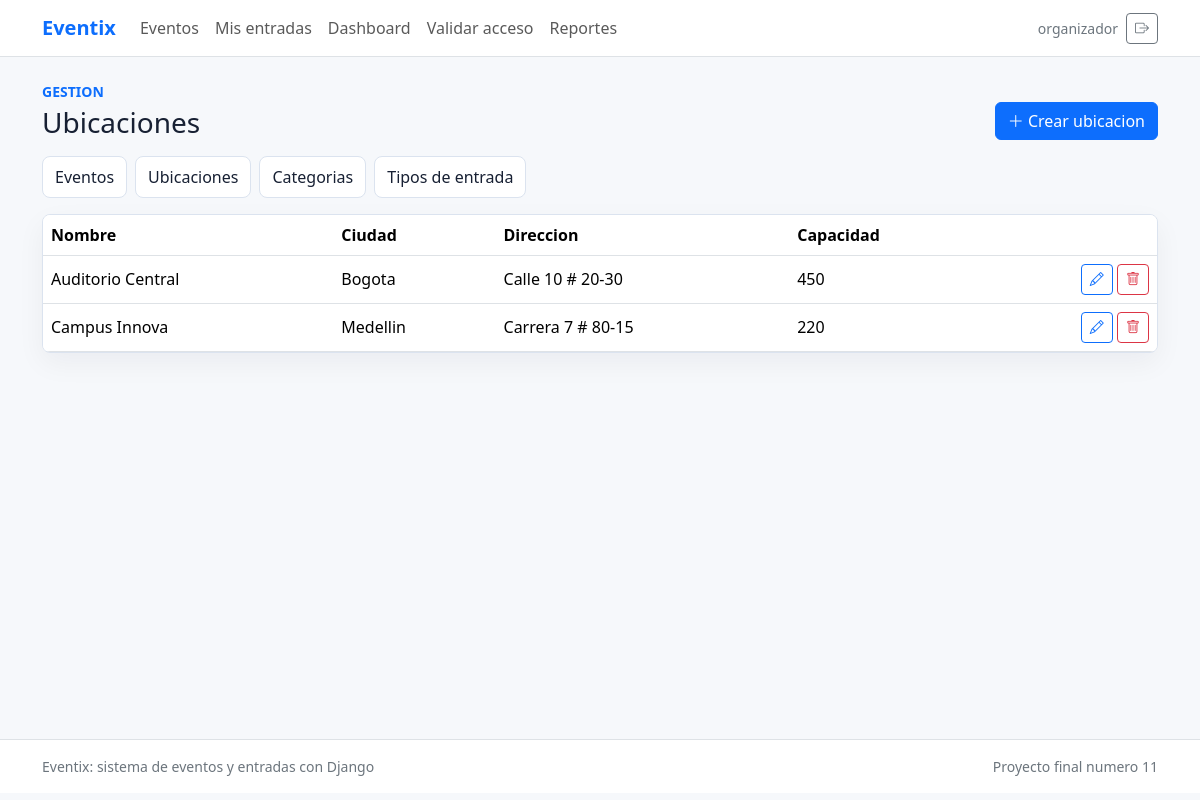
/gestion/ubicaciones/ (signed in), run on the app's committed database.
### eventos/models.py (models this page shows, shortened)
class Ubicacion(models.Model):
    nombre = models.CharField(max_length=120)
    direccion = models.CharField(max_length=180)
    ciudad = models.CharField(max_length=80, default='Bogota')
    capacidad = models.PositiveIntegerField()
    class Meta:
        ordering = ['ciudad', 'nombre']
        verbose_name = 'ubicacion'
        verbose_name_plural = 'ubicaciones'

### eventos/views.py (the view)
# urls.py: path('gestion/ubicaciones/', views.ubicaciones_admin, name='ubicaciones_admin'),
@login_required
@organizador_required
def ubicaciones_admin(request):
    return render(request, 'eventos/ubicaciones_admin.html', {'ubicaciones': Ubicacion.objects.all()})

### eventos/context_processors.py (called while the page is built)
def roles(request):
    user = request.user
    es_organizador = False
    if user.is_authenticated:
        es_organizador = user.is_staff or user.groups.filter(name='Organizador').exists()
    return {'es_organizador': es_organizador}

### eventos/views.py (called while the page is built)
def es_organizador(user):
    return user.is_authenticated and (
        user.is_staff or user.groups.filter(name='Organizador').exists()
    )

### eventos/templates/eventos/ubicaciones_admin.html (shortened to what this page needs)
{% extends 'base.html' %}
{% block content %}
<div class="manager-heading">
  <div>
    <p class="text-uppercase small fw-semibold text-primary mb-1">Gestion</p>
    <h1 class="h3 mb-0">Ubicaciones</h1>
  </div>
  <a class="btn btn-primary" href="{% url 'ubicacion_crear' %}"><i class="bi bi-plus-lg"></i> Crear ubicacion</a>
</div>
<div class="manager-tabs mb-3">
  <a href="{% url 'eventos_admin' %}">Eventos</a>
  <a href="{% url 'ubicaciones_admin' %}">Ubicaciones</a>
  <a href="{% url 'categorias_admin' %}">Categorias</a>
  <a href="{% url 'tipos_admin' %}">Tipos de entrada</a>
</div>
<div class="table-responsive data-panel">
  <table class="table align-middle mb-0">
    <thead><tr><th>Nombre</th><th>Ciudad</th><th>Direccion</th><th>Capacidad</th><th></th></tr></thead>
    <tbody>
      {% for ubicacion in ubicaciones %}
        <tr>
          <td>{{ ubicacion.nombre }}</td>
          <td>{{ ubicacion.ciudad }}</td>
          <td>{{ ubicacion.direccion }}</td>
          <td>{{ ubicacion.capacidad }}</td>
          <td class="text-end">
            <a class="btn btn-sm btn-outline-primary" href="{% url 'ubicacion_editar' ubicacion.pk %}"><i class="bi bi-pencil"></i></a>
            <a class="btn btn-sm btn-outline-danger" href="{% url 'ubicacion_eliminar' ubicacion.pk %}"><i class="bi bi-trash"></i></a>
          </td>
        </tr>
      {% endfor %}
    </tbody>
  </table>
</div>
{% endblock %}

### templates/base.html (shortened to what this page needs)
{% load static %}
<!doctype html>
<html lang="es">
<head>
  <link href="https://cdn.jsdelivr.net/npm/bootstrap@5.3.6/dist/css/bootstrap.min.css" rel="stylesheet">
  <link href="https://cdn.jsdelivr.net/npm/bootstrap-icons@1.11.3/font/bootstrap-icons.min.css" rel="stylesheet">
  <link href="{% static 'css/styles.css' %}" rel="stylesheet">
</head>
<body>
  <nav class="navbar navbar-expand-lg navbar-light bg-white border-bottom sticky-top">
    <div class="container">
      <a class="navbar-brand fw-bold text-primary" href="{% url 'home' %}">Eventix</a>
      <div class="collapse navbar-collapse" id="navbarMain">
        <ul class="navbar-nav me-auto mb-2 mb-lg-0">
          <li class="nav-item"><a class="nav-link" href="{% url 'home' %}">Eventos</a></li>
          {% if user.is_authenticated %}
            <li class="nav-item"><a class="nav-link" href="{% url 'mis_entradas' %}">Mis entradas</a></li>
          {% endif %}
          {% if es_organizador %}
            <li class="nav-item"><a class="nav-link" href="{% url 'dashboard' %}">Dashboard</a></li>
            <li class="nav-item"><a class="nav-link" href="{% url 'validar_acceso' %}">Validar acceso</a></li>
            <li class="nav-item"><a class="nav-link" href="{% url 'reportes' %}">Reportes</a></li>
          {% endif %}
        </ul>
        <div class="d-flex align-items-center gap-2">
          {% if user.is_authenticated %}
            <span class="small text-secondary d-none d-md-inline">{{ user.username }}</span>
            <form method="post" action="{% url 'logout' %}">
              <button class="btn btn-outline-secondary btn-sm" title="Cerrar sesion">
                <i class="bi bi-box-arrow-right"></i>
              </button>
            </form>
          {% else %}
            <a class="btn btn-outline-primary btn-sm" href="{% url 'login' %}">Entrar</a>
            <a class="btn btn-primary btn-sm" href="{% url 'registro' %}">Registro</a>
          {% endif %}
        </div>
      </div>
    </div>
  </nav>
  <main class="page-shell">
    <div class="container py-4">
      {% block content %}{% endblock %}
    </div>
  </main>
  <footer class="border-top bg-white py-3">
    <div class="container small text-secondary d-flex flex-column flex-md-row justify-content-between gap-2">
      <span>Eventix: sistema de eventos y entradas con Django</span>
      <span>Proyecto final numero 11</span>
    </div>
  </footer>
</body>
</html>

### static/css/styles.css (style rules this page uses)
:root { --ink: #172033; --muted: #64748b; --paper: #ffffff; --soft: #f6f8fb; --line: #dbe3ef; --primary: #2563eb; --teal: #0f766e; --amber: #f59e0b; }
body { background: var(--soft); color: var(--ink); }
.page-shell { min-height: calc(100vh - 118px); }
.navbar-brand { letter-spacing: 0; }
.filter-bar, .auth-panel, .checkout-panel, .form-panel, .delete-panel, .side-panel, .detail-panel, .data-panel, .chart-panel, .ticket-main, .ticket-qr { background: var(--paper); border: 1px solid var(--line); border-radius: 8px; box-shadow: 0 10px 28px rgba(15, 23, 42, .05); }
.manager-heading { display: flex; justify-content: space-between; align-items: end; gap: 16px; margin-bottom: 16px; }
.manager-tabs { display: flex; flex-wrap: wrap; gap: 8px; }
.manager-tabs a { color: var(--ink); text-decoration: none; border: 1px solid var(--line); border-radius: 8px; padding: 8px 12px; background: var(--paper); }

### data on the page
Ubicacion: nombre "Auditorio Central", ciudad "Bogota", direccion "Calle 10 # 20-30", capacidad "450"
Ubicacion: nombre "Campus Innova", ciudad "Medellin", direccion "Carrera 7 # 80-15", capacidad "220"

### other printed values
{{ user.username }} "organizador"
